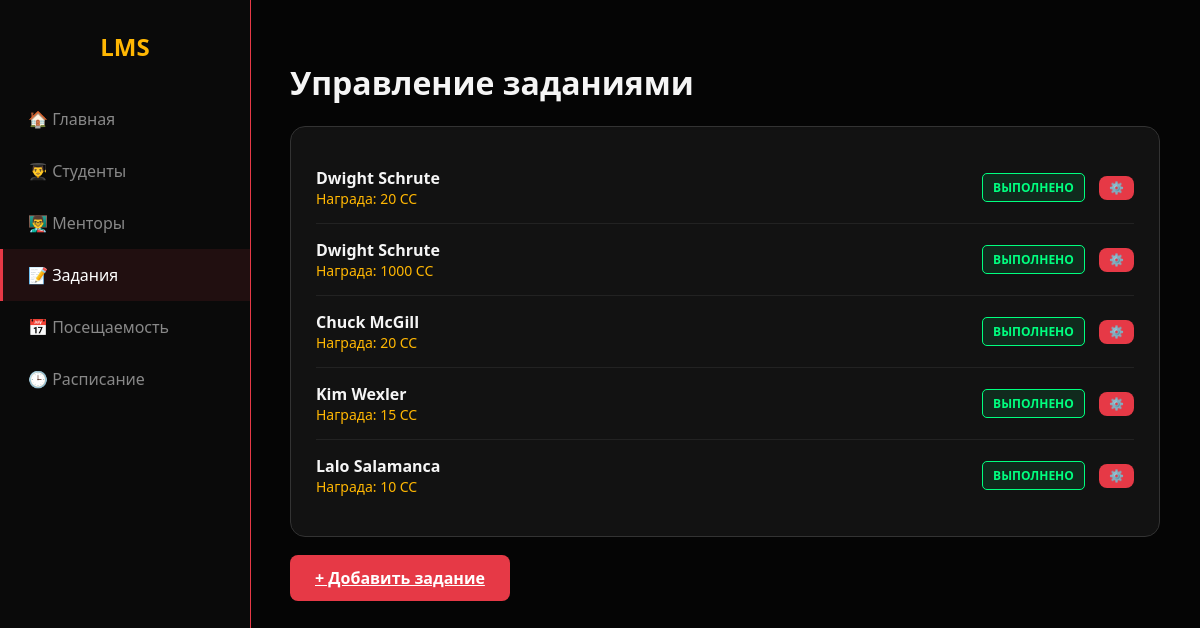
Page /lms/task/ on the earlier database version.
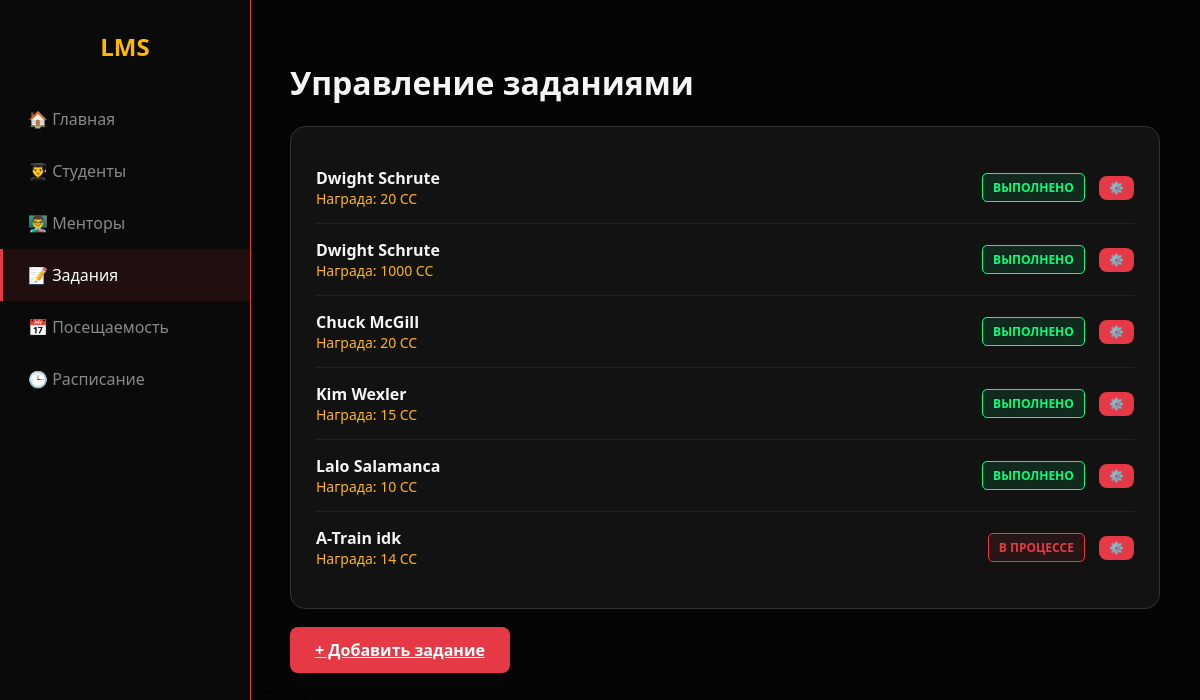
Same page on the later database version.
### lms/models.py (models this page shows)
class Task(models.Model):
    student = models.ForeignKey(Student, on_delete=models.CASCADE)
    codecoin = models.IntegerField()
    is_completed = models.BooleanField(default=False)

class Student(models.Model):
    first_name = models.TextField(max_length=20)
    last_name = models.TextField(max_length=20)
    phone_number = models.IntegerField()
    avatar = models.ImageField(upload_to='media/')

### lms/views.py (the view)
# urls.py: path('task/', views.task_info, name='task'),
def task_info(request):
    task = Task.objects.all()
    return render(request,
                  'task.html',
                  {"task": task})

### lms/templates/task.html (shortened to what this page needs)
<!DOCTYPE html>
<html lang="ru">
<head>
</head>
<body>
    <div class="area"><ul class="circles"><li></li><li></li></ul></div>
    <div class="sidebar">
        <h2>LMS</h2>
        <a href="{% url 'home' %}">🏠 Главная</a>
        <a href="{% url 'student' %}">👨‍🎓 Студенты</a>
        <a href="{% url 'mentor' %}">👨‍🏫 Менторы</a>
        <a href="{% url 'task' %}" class="active">📝 Задания</a>
        <a href="{% url 'visit' %}">📅 Посещаемость</a>
        <a href="{% url 'schedule' %}">🕒 Расписание</a>
    </div>
    <div class="main-content">
        <h1>Управление заданиями</h1>
        <div class="card">
            {% for i in task %}
            <div class="task-row">
                <div>
                    <strong>{{ i.student.first_name }} {{ i.student.last_name }}</strong>
                    <div style="color: var(--yellow); font-size: 14px;">Награда: {{ i.codecoin }} CC</div>
                </div>
                <div>
                    {% if i.is_completed %}
                    <span class="status-tag completed">ВЫПОЛНЕНО</span>
                    {% else %}
                    <span class="status-tag pending">В ПРОЦЕССЕ</span>
                    {% endif %}
                    <button class="btn" style="margin-left: 10px; padding: 5px 10px; font-size: 12px;">⚙️</button>
                </div>
            </div>
            {% endfor %}
        </div>
        <a href="{% url 'task_items' %}" class="btn btn-primary btn-sm">
    + Добавить задание
</a>
    </div>
</body>
</html>

Differences in the rows shown:
added Task: student.first_name "A-Train", student.last_name "idk", codecoin "14", is_completed "В ПРОЦЕССЕ"
